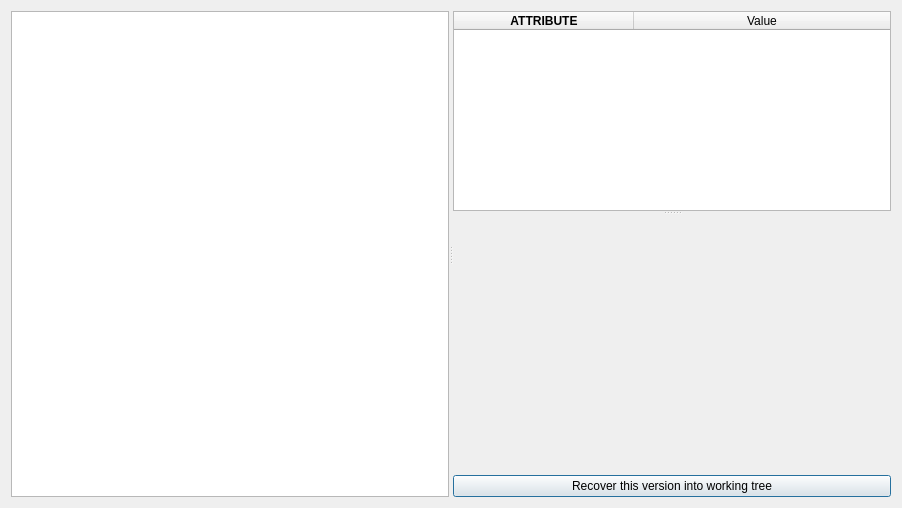
<?xml version="1.0" encoding="UTF-8"?>
<ui version="4.0">
 <class>VersionViewer</class>
 <widget class="QDialog" name="VersionViewer">
  <property name="geometry">
   <rect>
    <x>0</x>
    <y>0</y>
    <width>902</width>
    <height>508</height>
   </rect>
  </property>
  <property name="windowTitle">
   <string>Feature history</string>
  </property>
  <layout class="QVBoxLayout" name="verticalLayout_2">
   <item>
    <widget class="QSplitter" name="splitter_2">
     <property name="orientation">
      <enum>Qt::Horizontal</enum>
     </property>
     <widget class="QListWidget" name="listCommits">
      <property name="sizePolicy">
       <sizepolicy hsizetype="Expanding" vsizetype="Fixed">
        <horstretch>0</horstretch>
        <verstretch>0</verstretch>
       </sizepolicy>
      </property>
      <property name="minimumSize">
       <size>
        <width>250</width>
        <height>0</height>
       </size>
      </property>
      <property name="alternatingRowColors">
       <bool>true</bool>
      </property>
     </widget>
     <widget class="QSplitter" name="splitter">
      <property name="orientation">
       <enum>Qt::Vertical</enum>
      </property>
      <widget class="QTableWidget" name="attributesTable">
       <property name="sizePolicy">
        <sizepolicy hsizetype="Expanding" vsizetype="Expanding">
         <horstretch>0</horstretch>
         <verstretch>0</verstretch>
        </sizepolicy>
       </property>
       <property name="minimumSize">
        <size>
         <width>0</width>
         <height>0</height>
        </size>
       </property>
       <property name="maximumSize">
        <size>
         <width>16777215</width>
         <height>200</height>
        </size>
       </property>
       <property name="styleSheet">
        <string notr="true">#featureDetailsTableWidget::section {
    background: yellow;
    border: 2px outset yellow;
}</string>
       </property>
       <property name="verticalScrollBarPolicy">
        <enum>Qt::ScrollBarAsNeeded</enum>
       </property>
       <property name="horizontalScrollBarPolicy">
        <enum>Qt::ScrollBarAlwaysOff</enum>
       </property>
       <property name="editTriggers">
        <set>QAbstractItemView::NoEditTriggers</set>
       </property>
       <property name="showDropIndicator" stdset="0">
        <bool>false</bool>
       </property>
       <property name="dragDropOverwriteMode">
        <bool>false</bool>
       </property>
       <property name="alternatingRowColors">
        <bool>false</bool>
       </property>
       <property name="selectionMode">
        <enum>QAbstractItemView::SingleSelection</enum>
       </property>
       <property name="selectionBehavior">
        <enum>QAbstractItemView::SelectRows</enum>
       </property>
       <property name="showGrid">
        <bool>true</bool>
       </property>
       <property name="gridStyle">
        <enum>Qt::DotLine</enum>
       </property>
       <property name="sortingEnabled">
        <bool>true</bool>
       </property>
       <property name="wordWrap">
        <bool>false</bool>
       </property>
       <attribute name="horizontalHeaderCascadingSectionResizes">
        <bool>true</bool>
       </attribute>
       <attribute name="horizontalHeaderMinimumSectionSize">
        <number>30</number>
       </attribute>
       <attribute name="horizontalHeaderDefaultSectionSize">
        <number>180</number>
       </attribute>
       <attribute name="horizontalHeaderStretchLastSection">
        <bool>true</bool>
       </attribute>
       <attribute name="verticalHeaderVisible">
        <bool>false</bool>
       </attribute>
       <attribute name="verticalHeaderCascadingSectionResizes">
        <bool>true</bool>
       </attribute>
       <attribute name="verticalHeaderStretchLastSection">
        <bool>false</bool>
       </attribute>
       <column>
        <property name="text">
         <string>ATTRIBUTE</string>
        </property>
        <property name="font">
         <font>
          <weight>75</weight>
          <bold>true</bold>
         </font>
        </property>
        <property name="textAlignment">
         <set>AlignCenter</set>
        </property>
       </column>
       <column>
        <property name="text">
         <string>Value</string>
        </property>
        <property name="font">
         <font>
          <weight>50</weight>
          <bold>false</bold>
         </font>
        </property>
        <property name="textAlignment">
         <set>AlignCenter</set>
        </property>
       </column>
      </widget>
      <widget class="QWidget" name="verticalLayoutWidget">
       <layout class="QVBoxLayout" name="verticalLayout">
        <item>
         <widget class="QWidget" name="canvasWidget" native="true">
          <property name="sizePolicy">
           <sizepolicy hsizetype="Expanding" vsizetype="Expanding">
            <horstretch>0</horstretch>
            <verstretch>0</verstretch>
           </sizepolicy>
          </property>
         </widget>
        </item>
        <item>
         <widget class="QPushButton" name="btnRecover">
          <property name="text">
           <string>Recover this version into working tree</string>
          </property>
         </widget>
        </item>
       </layout>
      </widget>
     </widget>
    </widget>
   </item>
  </layout>
 </widget>
 <resources/>
 <connections/>
</ui>
